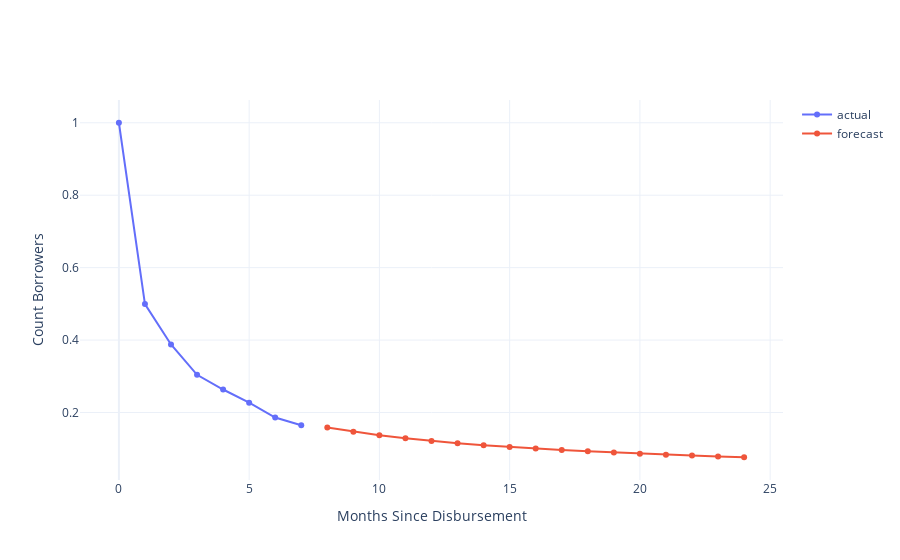

This figure's notebook cell:
### Code cell
cohort='2021-06'

df = forecast[forecast.cohort==cohort]

traces = []
for dtype in df.data_type.unique():
    traces.append(go.Scatter(name=dtype, x=df[df.data_type==dtype].index, 
                             y=df[df.data_type==dtype]['borrower_retention'], mode='markers+lines'))
    
fig = go.Figure(traces)
fig.update_layout(xaxis=dict(title='Months Since Disbursement'),
                 yaxis=dict(title='Count Borrowers'))

fig.show()

### Figure 1 — Plotly figure (JSON) as saved in the notebook; plotly's stock layout.template omitted (floating-point values rounded to 4 significant figures)
{"data": [{"mode": "markers+lines", "name": "actual", "type": "scatter", "x": [0, 1, 2, 3, 4, 5, 6, 7], "y": [1, 0.4995, 0.3877, 0.3041, 0.2635, 0.227, 0.186, 0.1648]}, {"mode": "markers+lines", "name": "forecast", "type": "scatter", "x": [8, 9, 10, 11, 12, 13, 14, 15, 16, 17, 18, 19, 20, 21, 22, 23, 24], "y": [0.1583, 0.1467, 0.137, 0.1287, 0.1215, 0.1153, 0.1097, 0.1048, 0.1004, 0.09642, 0.0928, 0.08949, 0.08646, 0.08367, 0.08109, 0.0787, 0.07647]}], "layout": {"xaxis": {"title": {"text": "Months Since Disbursement"}}, "yaxis": {"title": {"text": "Count Borrowers"}}}}
